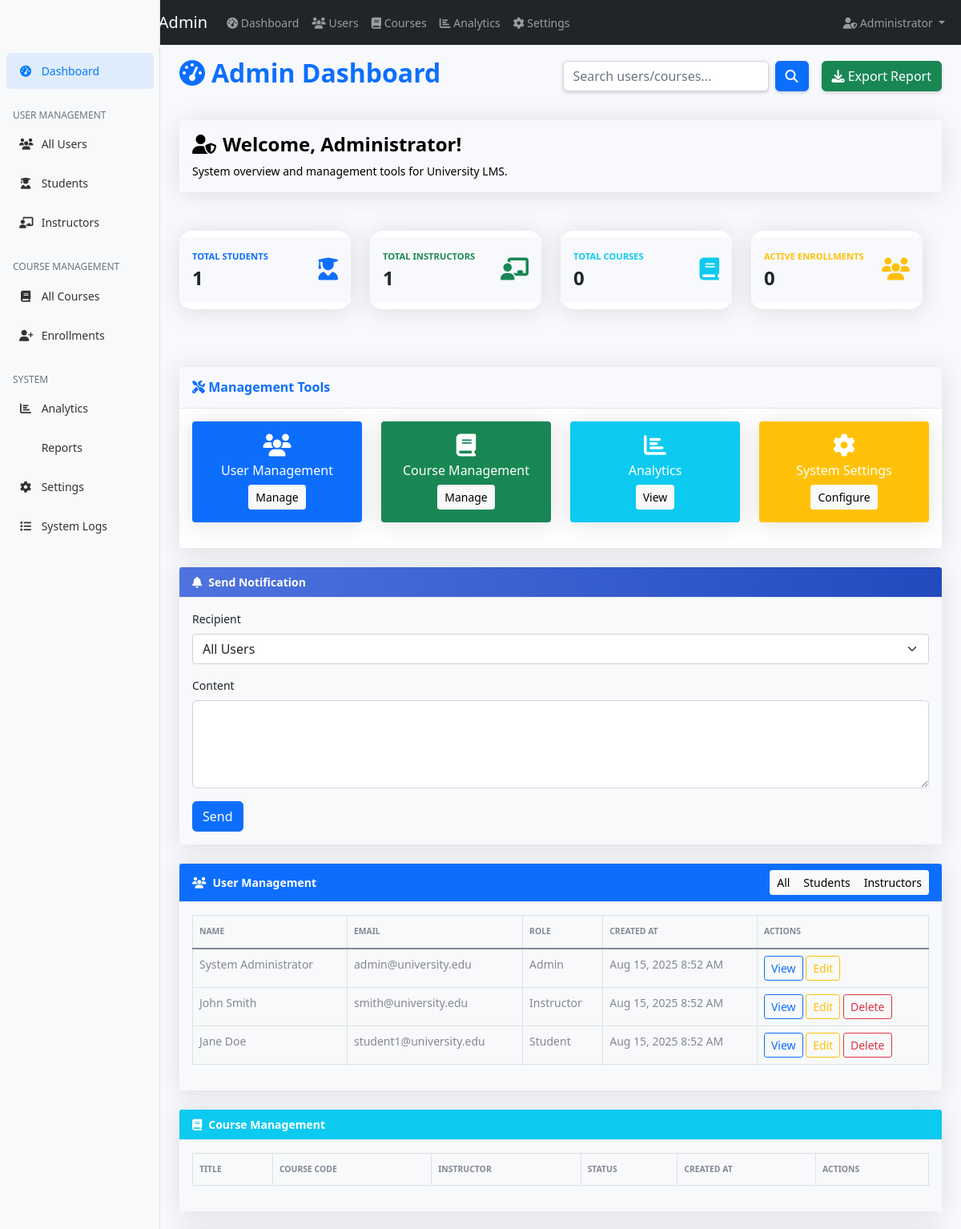
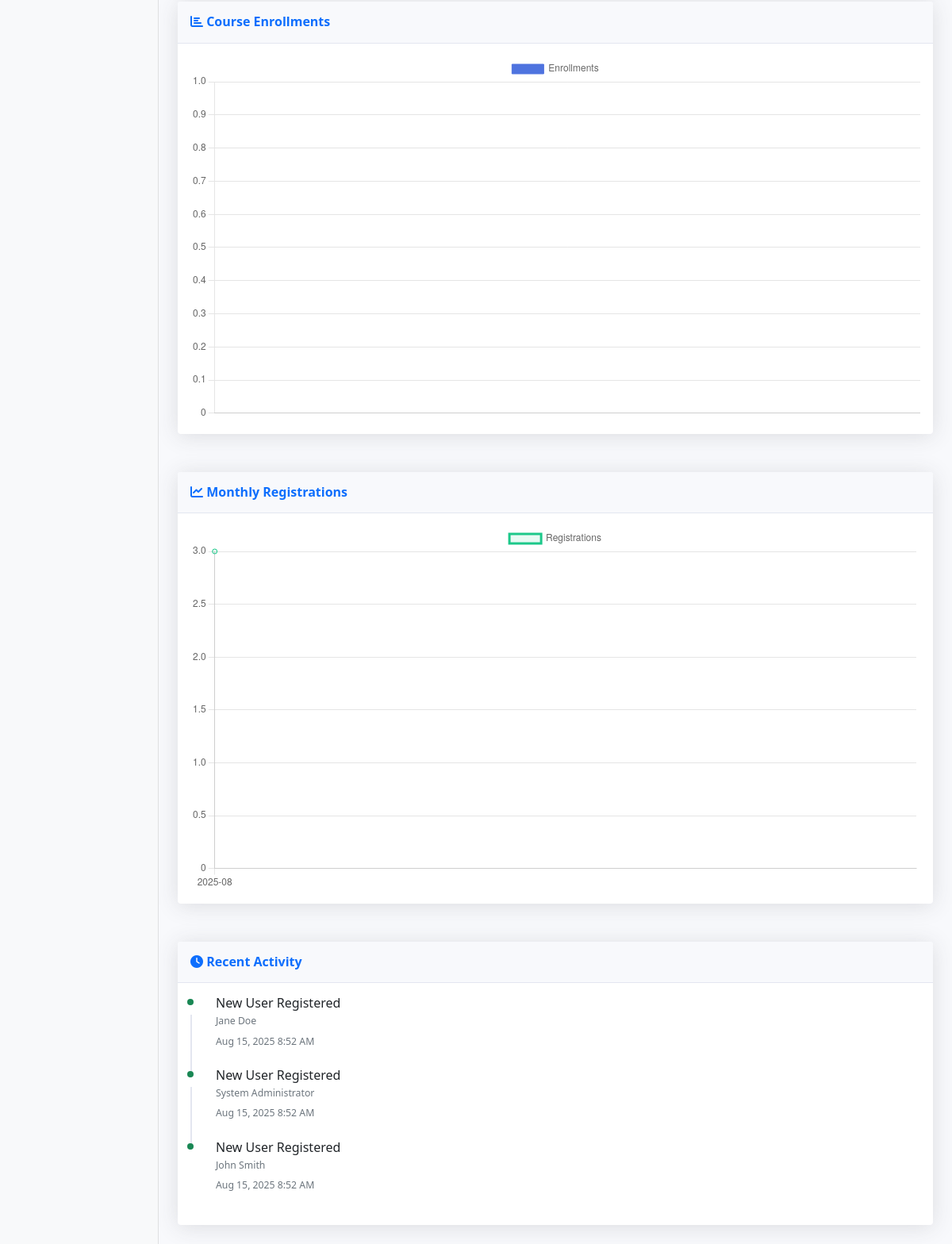
Page /admin/dashboard.php (signed in) on the committed database (2 pictures, top to bottom).
### tables this page shows
CREATE TABLE users (
    id INT PRIMARY KEY AUTO_INCREMENT,
    username VARCHAR(50) UNIQUE NOT NULL,
    email VARCHAR(100) UNIQUE NOT NULL,
    password VARCHAR(255) NOT NULL,
    first_name VARCHAR(50) NOT NULL,
    last_name VARCHAR(50) NOT NULL,
    role ENUM('student', 'instructor', 'admin') NOT NULL,
    profile_image VARCHAR(255),
    created_at TIMESTAMP DEFAULT CURRENT_TIMESTAMP,
    updated_at TIMESTAMP DEFAULT CURRENT_TIMESTAMP ON UPDATE CURRENT_TIMESTAMP
);

### admin/dashboard.php (the view, shortened to what the rows shown need)
<?php
require_once '../config/database.php';
$database = new Database();
$db = $database->getConnection();
$query = "SELECT c.title, COUNT(e.id) as enrollments
          FROM courses c
          LEFT JOIN enrollments e ON c.id = e.course_id AND e.status = 'enrolled'
          GROUP BY c.id, c.title
          ORDER BY enrollments DESC
          LIMIT 10";
$stmt = $db->prepare($query);
$stmt->execute();
$course_enrollments = $stmt->fetchAll(PDO::FETCH_ASSOC);
$query = "SELECT DATE_FORMAT(created_at, '%Y-%m') as month, COUNT(*) as count
          FROM users
          WHERE created_at >= DATE_SUB(NOW(), INTERVAL 12 MONTH)
          GROUP BY DATE_FORMAT(created_at, '%Y-%m')
          ORDER BY month";
$stmt = $db->prepare($query);
$stmt->execute();
$monthly_registrations = $stmt->fetchAll(PDO::FETCH_ASSOC);
$user_filter = isset($_GET['user_filter']) ? $_GET['user_filter'] : 'all';
$user_query = "SELECT id, username, email, CONCAT(first_name, ' ', last_name) as name, role, created_at
               FROM users";
$user_query .= " ORDER BY created_at DESC LIMIT 10";
$stmt = $db->prepare($user_query);
if ($user_filter !== 'all') {
    $stmt->execute(['role' => $user_filter]);
} else {
    $stmt->execute();
}
$users = $stmt->fetchAll(PDO::FETCH_ASSOC);
?>
<!DOCTYPE html>
<html lang="en">
<head>
    <link href="https://cdn.jsdelivr.net/npm/bootstrap@5.1.3/dist/css/bootstrap.min.css" rel="stylesheet">
    <link href="https://cdnjs.cloudflare.com/ajax/libs/font-awesome/6.4.0/css/all.min.css" rel="stylesheet">
    <link href="../assets/css/dashboard.css" rel="stylesheet">
</head>
<body>
    <div class="container-fluid">
        <div class="row">
            <main class="col-md-9 ms-sm-auto col-lg-10 px-md-4">
                <div class="d-flex justify-content-between align-items-center pt-3 pb-2 mb-4">
                    <h1 class="h2 fw-bold text-primary"><i class="fas fa-tachometer-alt me-2"></i>Admin Dashboard</h1>
                </div>
                <div class="card mb-4">
                    <div class="card-body bg-light">
                        <table class="table table-bordered">
                            <thead>
                                <tr>
                                    <th>Name</th>
                                    <th>Email</th>
                                    <th>Role</th>
                                    <th>Created At</th>
                                    <th>Actions</th>
                                </tr>
                            </thead>
                            <tbody>
                                <?php foreach ($users as $user): ?>
                                    <tr>
                                        <td><?php echo htmlspecialchars($user['name']); ?></td>
                                        <td><?php echo htmlspecialchars($user['email']); ?></td>
                                        <td><?php echo ucfirst($user['role']); ?></td>
                                        <td><?php echo formatDate($user['created_at']); ?></td>
                                        <td>
                                            <a href="users.php?id=<?php echo $user['id']; ?>" class="btn btn-sm btn-outline-primary">View</a>
                                            <a href="users.php?edit=<?php echo $user['id']; ?>" class="btn btn-sm btn-outline-warning">Edit</a>
                                            <?php if ($user['role'] !== 'admin'): ?>
                                                <form method="POST" class="d-inline" onsubmit="return confirm('Are you sure you want to delete this user?');">
                                                    <button type="submit" name="delete_user" class="btn btn-sm btn-outline-danger">Delete</button>
                                                </form>
                                            <?php endif; ?>
                                        </td>
                                    </tr>
                                <?php endforeach; ?>
                            </tbody>
                        </table>
                    </div>
                </div>
                <div class="card mb-4">
                    <div class="card-body bg-light">
                        <table class="table table-bordered">
                            <thead>
                                <tr>
                                    <th>Title</th>
                                    <th>Course Code</th>
                                    <th>Instructor</th>
                                    <th>Status</th>
                                    <th>Created At</th>
                                    <th>Actions</th>
                                </tr>
                            </thead>
                        </table>
                    </div>
                </div>
            </main>
        </div>
    </div>
    <script>
        // Course Enrollment Chart
        const ctx1 = document.getElementById('courseEnrollmentChart').getContext('2d');
        const courseEnrollmentChart = new Chart(ctx1, {
            type: 'bar',
            data: {
                labels: [
                    <?php foreach ($course_enrollments as $course): ?>
                        '<?php echo addslashes($course['title']); ?>',
                    <?php endforeach; ?>
                ],
                datasets: [{
                    label: 'Enrollments',
                    data: [
                        <?php foreach ($course_enrollments as $course): ?>
                            <?php echo $course['enrollments']; ?>,
                        <?php endforeach; ?>
                    ],
                    backgroundColor: '#4e73df',
                    borderColor: '#4e73df',
                    borderWidth: 1
                }]
            },
            options: {
                responsive: true,
                scales: {
                    y: {
                        beginAtZero: true
                    }
                }
            }
        });
        // Monthly Registration Chart
        const ctx2 = document.getElementById('registrationChart').getContext('2d');
        const registrationChart = new Chart(ctx2, {
            type: 'line',
            data: {
                labels: [
                    <?php foreach ($monthly_registrations as $reg): ?>
                        '<?php echo $reg['month']; ?>',
                    <?php endforeach; ?>
                ],
                datasets: [{
                    label: 'Registrations',
                    data: [
                        <?php foreach ($monthly_registrations as $reg): ?>
                            <?php echo $reg['count']; ?>,
                        <?php endforeach; ?>
                    ],
                    borderColor: '#1cc88a',
                    backgroundColor: 'rgba(28, 200, 138, 0.1)',
                    tension: 0.4
                }]
            },
            options: {
                responsive: true,
                scales: {
                    y: {
                        beginAtZero: true
                    }
                }
            }
        });
    </script>
</body>
</html>

### rows in the picture
users: name "System Administrator", email "admin@university.edu", role "Admin", created_at "Aug 15, 2025 8:52 AM"
users: name "John Smith", email "smith@university.edu", role "Instructor", created_at "Aug 15, 2025 8:52 AM"
users: name "Jane Doe", email "student1@university.edu", role "Student", created_at "Aug 15, 2025 8:52 AM"

### other values in the picture
$stats['student'] "1"
$stats['instructor'] "1"
$stats['courses'] "0"
$stats['enrollments'] "0"
$activity['description'] "Jane Doe"
formatDate($activity['date']) "Aug 15, 2025 8:52 AM"
$activity['description'] "System Administrator"
$activity['description'] "John Smith"
chart data {{ $reg['month'] }} 2025-08
chart data {{ $reg['count'] }} 3
